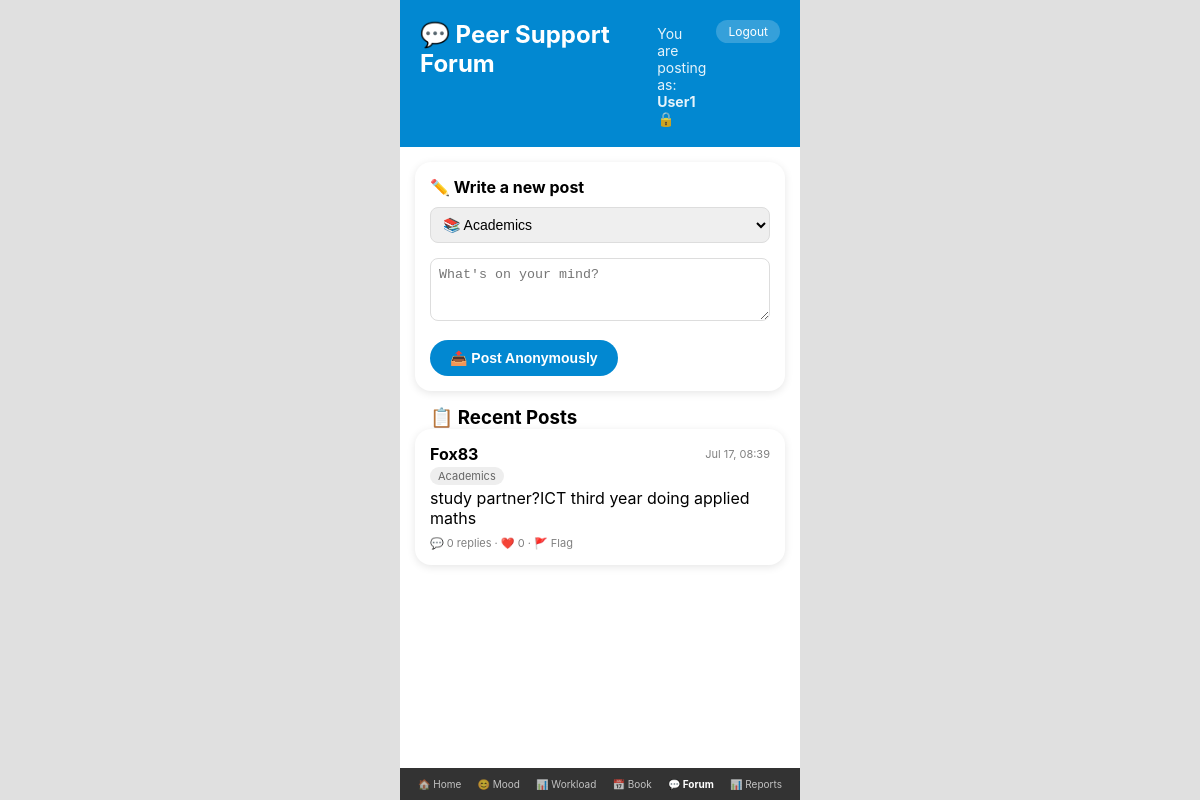
The page /forum (signed in) on the database its author committed.
### database.py (models this page shows, shortened)
class User(UserMixin, db.Model):
    __tablename__ = 'users'
    id = db.Column(db.Integer, primary_key=True)
    user_id = db.Column(db.String(36), unique=True, nullable=False, default=lambda: str(uuid.uuid4()))
    student_number = db.Column(db.String(15), unique=True, nullable=False)
    preferred_name = db.Column(db.String(60), nullable=False)
    email = db.Column(db.String(120), unique=True, nullable=False)
    password = db.Column(db.String(200), nullable=False)
    faculty = db.Column(db.String(80), nullable=False)
    year_of_study = db.Column(db.SmallInteger, nullable=False)
    role = db.Column(db.String(20), default='student')
    is_active = db.Column(db.Boolean, default=True)
    created_at = db.Column(db.DateTime, default=datetime.utcnow)
    last_login = db.Column(db.DateTime, nullable=True)
    moods = db.relationship('MoodEntry', backref='user', lazy=True)
    appointments = db.relationship('Appointment', backref='user', lazy=True)
    posts = db.relationship('PeerPost', backref='user', lazy=True)
    notifications = db.relationship('Notification', backref='user', lazy=True)

class PeerPost(db.Model):
    __tablename__ = 'peer_posts'
    id = db.Column(db.Integer, primary_key=True)
    post_id = db.Column(db.String(36), unique=True, nullable=False, default=lambda: str(uuid.uuid4()))
    user_id = db.Column(db.Integer, db.ForeignKey('users.id'), nullable=False)
    anonymous_alias = db.Column(db.String(40), nullable=False)
    content = db.Column(db.String(500), nullable=False)
    category = db.Column(db.String(20), nullable=False)
    is_flagged = db.Column(db.Boolean, default=False)
    posted_at = db.Column(db.DateTime, default=datetime.utcnow)
    replies = db.relationship('PeerReply', backref='post', lazy=True)

### app.py (the view, shortened to what this page needs)
@app.route('/forum', methods=['GET', 'POST'])
@login_required
def forum():
    posts = PeerPost.query.filter_by(is_flagged=False).order_by(PeerPost.posted_at.desc()).all()
    return render_template('forum.html', posts=posts)

### app.py (called while the page is built)
@login_manager.user_loader
def load_user(user_id):
    return User.query.get(int(user_id))

### templates/forum.html (shortened to what this page needs)
<!DOCTYPE html>
<html lang="en">
<head>
    <link rel="stylesheet" href="{{ url_for('static', filename='css/style.css') }}">
</head>
<body>
    <div class="app">
        <header>
            <div class="header-content">
                <h1>💬 Peer Support Forum</h1>
                <p>You are posting as: <strong>User{{ current_user.id % 1000 }}</strong> 🔒</p>
                <a href="{{ url_for('logout') }}" class="logout-btn">Logout</a>
            </div>
        </header>
        <nav class="bottom-nav">
            <a href="{{ url_for('dashboard') }}">🏠 Home</a>
            <a href="{{ url_for('mood') }}">😊 Mood</a>
            <a href="{{ url_for('workload') }}">📊 Workload</a>
            <a href="{{ url_for('booking') }}">📅 Book</a>
            <a href="{{ url_for('forum') }}" class="active">💬 Forum</a>
            <a href="{{ url_for('admin') }}">📊 Reports</a>
        </nav>
        <main>
            <div class="card">
                <h3>✏️ Write a new post</h3>
                <form method="POST">
                    <div class="form-group">
                        <select name="category" style="width:100%; padding:8px; border-radius:8px; border:1px solid #ddd;">
                            <option value="Academics">📚 Academics</option>
                        </select>
                    </div>
                    <div class="form-group">
                        <textarea name="content" rows="3" style="width:100%; padding:8px; border-radius:8px; border:1px solid #ddd;" placeholder="What's on your mind?"></textarea>
                    </div>
                    <button type="submit" class="btn btn-primary" style="width:auto; padding:10px 20px;">📤 Post Anonymously</button>
                </form>
            </div>
            <h3 style="padding:0 15px;">📋 Recent Posts</h3>
            {% for post in posts %}
            <div class="card">
                <div style="display:flex; justify-content:space-between; align-items:center;">
                    <strong>{{ post.anonymous_alias }}</strong>
                    <span style="font-size:11px; color:gray;">{{ post.posted_at.strftime('%b %d, %H:%M') }}</span>
                </div>
                <div style="font-size:11px; color:#666; margin:5px 0;">
                    <span style="background:#eee; padding:2px 8px; border-radius:12px;">{{ post.category }}</span>
                </div>
                <p>{{ post.content }}</p>
                <div style="font-size:11px; color:gray; margin-top:8px;">
                    💬 {{ post.replies|length }} replies · ❤️ 0 · 🚩 Flag
                </div>
            </div>
            {% else %}
            <div class="card" style="text-align:center; color:gray;">
                <p>No posts yet. Be the first to share!</p>
            </div>
            {% endfor %}
        </main>
    </div>
</body>
</html>

### static/css/style.css (style rules this page uses)
* { margin: 0; padding: 0; box-sizing: border-box; }
body { font-family: -apple-system, BlinkMacSystemFont, 'Segoe UI', Roboto, sans-serif; background: #e0e0e0; display: flex; justify-content: center; min-height: 100vh; }
.form-group { margin-bottom: 15px; }
.form-group input, .form-group select { width: 100%; padding: 12px; border: 1px solid #ddd; border-radius: 12px; font-size: 14px; }
.app { max-width: 400px; width: 100%; background: white; min-height: 100vh; padding-bottom: 70px; }
header { background: #0288D1; color: white; padding: 20px; }
.header-content { display: flex; justify-content: space-between; align-items: flex-start; gap: 10px; }
.header-content h1 { font-size: 24px; margin: 0; }
.header-content p { font-size: 14px; opacity: 0.9; margin: 5px 0 0 0; flex: 1; }
.logout-btn { background: rgba(255,255,255,0.2); border: none; color: white; padding: 4px 12px; border-radius: 20px; cursor: pointer; text-decoration: none; font-size: 12px; white-space: nowrap; z-index: 10; position: relative; }
main { padding: 15px; }
.card { background: white; border-radius: 16px; padding: 15px; margin-bottom: 15px; box-shadow: 0 2px 8px rgba(0,0,0,0.1); }
.card h3 { margin-bottom: 10px; font-size: 16px; }
.btn { display: inline-block; padding: 12px 20px; border-radius: 25px; font-size: 14px; font-weight: 600; cursor: pointer; border: none; text-decoration: none; text-align: center; width: 100%; transition: transform 0.1s; }
.btn-primary { background: #0288D1; color: white; }
.bottom-nav { background: #333; display: flex; justify-content: space-around; padding: 10px; position: fixed; bottom: 0; max-width: 400px; width: 100%; }
.bottom-nav a { color: white; text-decoration: none; opacity: 0.7; font-size: 10px; text-align: center; transition: opacity 0.2s; }
.bottom-nav a.active { opacity: 1; font-weight: bold; }

### rows shown on the page
User: current_user.id%1000 "1"
PeerPost: anonymous_alias "Fox83", posted_at "Jul 17, 08:39", category "Academics", content "study partner?ICT third year doing applied maths", replies|length "0"
